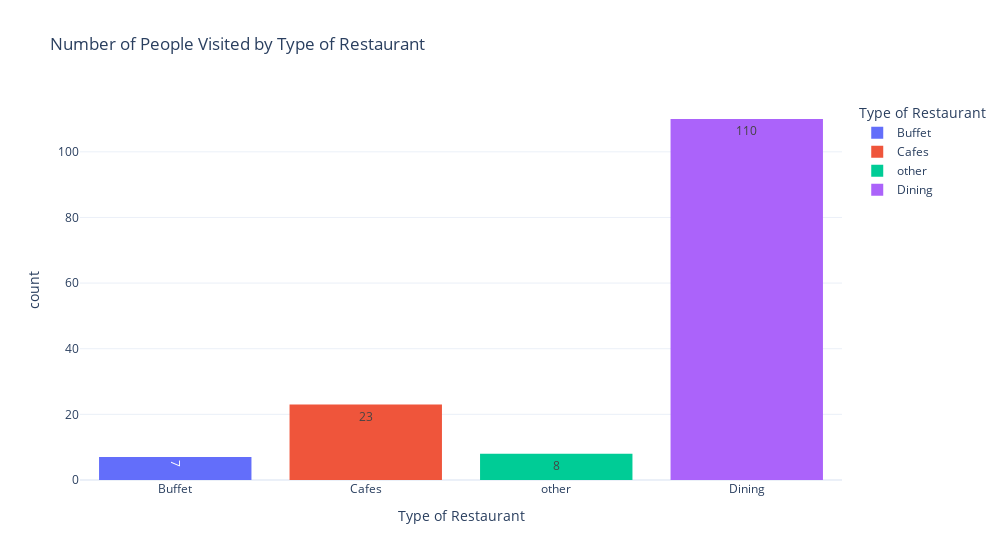

The cell this chart's notebook holds for it:
### Markdown cell above
`Plotly`

### Code cell
fig = px.histogram(
    df,
    x='listed_in(type)',
    color='listed_in(type)',
    title='Number of People Visited by Type of Restaurant',
    text_auto=True,
    labels={'listed_in(type)': 'Type of Restaurant', 'count': 'Number of People Visited'}
)

fig.update_layout(
    template='plotly_white',
    width=1000
)

fig.show()

### Figure 1 — Plotly figure (JSON) as saved in the notebook; plotly's stock layout.template omitted (floating-point values rounded to 4 significant figures)
{"data": [{"bingroup": "x", "hovertemplate": "Type of Restaurant=%{x}<br>count=%{y}<extra></extra>", "legendgroup": "Buffet", "marker": {"color": "#636efa", "pattern": {"shape": ""}}, "name": "Buffet", "orientation": "v", "showlegend": true, "texttemplate": "%{value}", "type": "histogram", "x": ["Buffet", "Buffet", "Buffet", "Buffet", "Buffet", "Buffet", "Buffet"], "xaxis": "x", "yaxis": "y"}, {"bingroup": "x", "hovertemplate": "Type of Restaurant=%{x}<br>count=%{y}<extra></extra>", "legendgroup": "Cafes", "marker": {"color": "#EF553B", "pattern": {"shape": ""}}, "name": "Cafes", "orientation": "v", "showlegend": true, "texttemplate": "%{value}", "type": "histogram", "x": ["Cafes", "Cafes", "Cafes", "Cafes", "Cafes", "Cafes", "Cafes", "Cafes", "Cafes", "Cafes", "Cafes", "Cafes", "Cafes", "Cafes", "Cafes", "Cafes", "Cafes", "Cafes", "Cafes", "Cafes", "Cafes", "Cafes", "Cafes"], "xaxis": "x", "yaxis": "y"}, {"bingroup": "x", "hovertemplate": "Type of Restaurant=%{x}<br>count=%{y}<extra></extra>", "legendgroup": "other", "marker": {"color": "#00cc96", "pattern": {"shape": ""}}, "name": "other", "orientation": "v", "showlegend": true, "texttemplate": "%{value}", "type": "histogram", "x": ["other", "other", "other", "other", "other", "other", "other", "other"], "xaxis": "x", "yaxis": "y"}, {"bingroup": "x", "hovertemplate": "Type of Restaurant=%{x}<br>count=%{y}<extra></extra>", "legendgroup": "Dining", "marker": {"color": "#ab63fa", "pattern": {"shape": ""}}, "name": "Dining", "orientation": "v", "showlegend": true, "texttemplate": "%{value}", "type": "histogram", "x": ["Dining", "Dining", "Dining", "Dining", "Dining", "Dining", "Dining", "Dining", "Dining", "Dining", "Dining", "Dining", "Dining", "Dining", "Dining", "Dining", "Dining", "Dining", "Dining", "Dining", "Dining", "Dining", "Dining", "Dining", "Dining", "Dining", "Dining", "Dining", "Dining", "Dining", "Dining", "Dining", "Dining", "Dining", "Dining", "Dining", "Dining", "Dining", "Dining", "Dining", "Dining", "Dining", "Dining", "Dining", "Dining", "Dining", "Dining", "Dining", "Dining", "Dining", "Dining", "Dining", "Dining", "Dining", "Dining", "Dining", "Dining", "Dining", "Dining", "Dining", "Dining", "Dining", "Dining", "Dining", "Dining", "Dining", "Dining", "Dining", "Dining", "Dining", "Dining", "Dining", "Dining", "Dining", "Dining", "Dining", "Dining", "Dining", "Dining", "Dining", "Dining", "Dining", "Dining", "Dining", "Dining", "Dining", "Dining", "Dining", "Dining", "Dining", "Dining", "Dining", "Dining", "Dining", "Dining", "Dining", "Dining", "Dining", "Dining", "Dining", "Dining", "Dining", "Dining", "Dining", "Dining", "Dining", "Dining", "Dining", "Dining", "Dining"], "xaxis": "x", "yaxis": "y"}], "layout": {"barmode": "relative", "legend": {"title": {"text": "Type of Restaurant"}, "tracegroupgap": 0}, "title": {"text": "Number of People Visited by Type of Restaurant"}, "width": 1000, "xaxis": {"anchor": "y", "categoryarray": ["Buffet", "Cafes", "other", "Dining"], "categoryorder": "array", "domain": [0, 1], "title": {"text": "Type of Restaurant"}}, "yaxis": {"anchor": "x", "domain": [0, 1], "title": {"text": "count"}}}}
